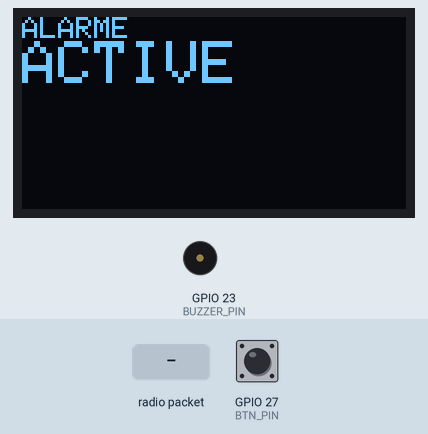
Simulated run of this program. Board: ESP32. Parts: 128×64 one-colour display, buzzer (waves = sounding, pin HIGH). Inputs (shaded band) come from the test bench; at power-on: GPIO 27 (BTN_PIN) HIGH.

Above: at 1.2 s.
1.3 s: GPIO 27 (BTN_PIN) pulled LOW for 0.15 s
At 2.6 s:
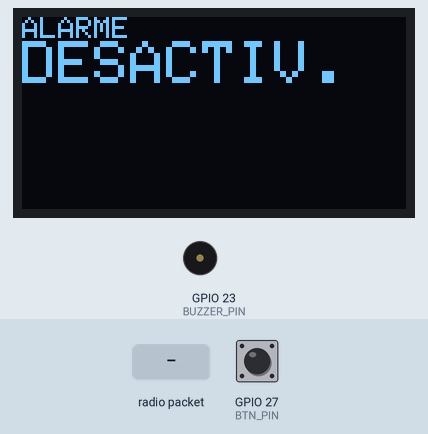
2.9 s: GPIO 27 (BTN_PIN) pulled LOW for 1 s
At 4.3 s:
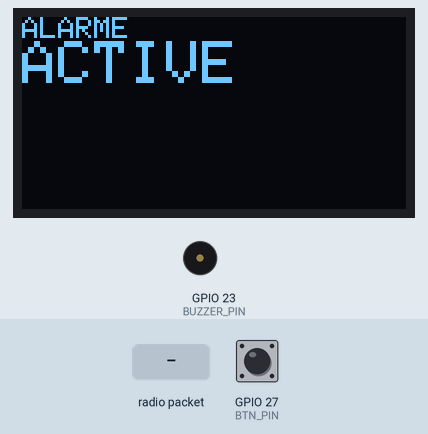
5.4 s: radio packet "1" arrives
At 6.6 s:
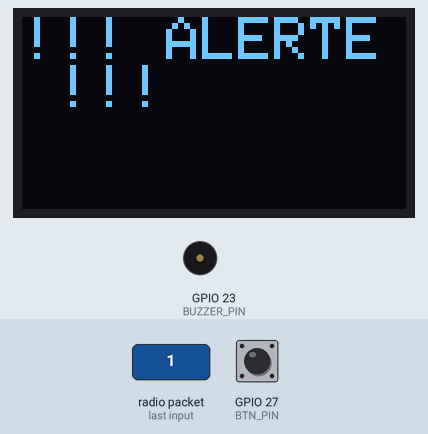
6.9 s: GPIO 27 (BTN_PIN) pulled LOW for 3.2 s
At 11.3 s:
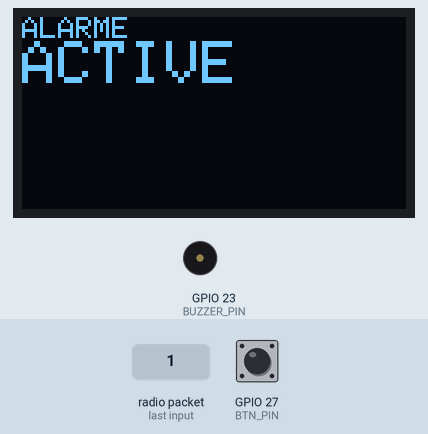
11.6 s: radio packet "0" arrives
At 12.6 s:
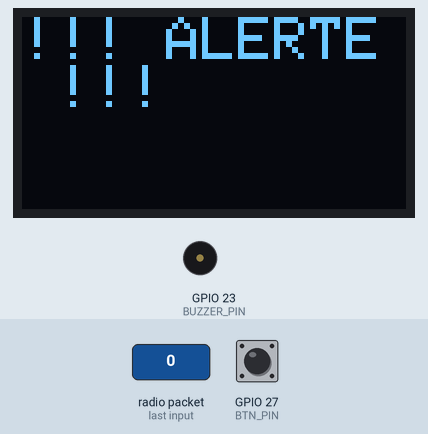
Timing chart, 0 to 14.1 s (numbered marks = the images above; inputs shaded):
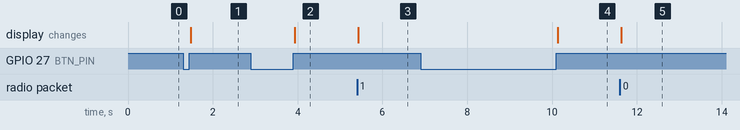

The program:

main.cpp
```cpp
#include <Arduino.h>
#include <esp_now.h>
#include <WiFi.h>
#include <Wire.h>
#include <Adafruit_GFX.h>
#include <Adafruit_SSD1306.h>

// --- CONFIGURATION PIN ---
const int BUZZER_PIN = 23;
const int BTN_PIN = 27;

Adafruit_SSD1306 display(128, 64, &Wire, -1);

RTC_DATA_ATTR bool alarmeActive = true;
bool alarmeEnCours = false;

// LOGIQUE ROBUSTE :
// Si etat = true (ALERTE) -> Mode OUTPUT + LOW (Active le buzzer)
// Si etat = false (REPOS) -> Mode INPUT (Désactive physiquement la broche)
void commandeBuzzer(bool etat) {
  if (etat) {
    pinMode(BUZZER_PIN, OUTPUT);
    digitalWrite(BUZZER_PIN, LOW);
  } else {
    pinMode(BUZZER_PIN, INPUT);
  }
}

void majEcran() {
  display.clearDisplay();
  display.setTextColor(WHITE);
  display.setCursor(0, 0);
  display.setTextSize(1);
  display.println("ALARME");
  display.setTextSize(2);
  display.println(alarmeActive ? "ACTIVE" : "DESACTIV.");
  display.display();
}

void miseEnSommeil() {
  commandeBuzzer(false); // Coupure physique
  display.clearDisplay();
  display.println("EXTINCTION...");
  display.display();
  delay(1000);
  display.ssd1306_command(SSD1306_DISPLAYOFF);

  while(digitalRead(BTN_PIN) == LOW);

  esp_sleep_enable_ext0_wakeup((gpio_num_t)BTN_PIN, 0);
  esp_deep_sleep_start();
}

void OnDataRecv(const uint8_t * mac, const uint8_t *incomingData, int len) {
  if (alarmeActive && !alarmeEnCours) {
    alarmeEnCours = true;
    commandeBuzzer(true); // Active le buzzer
    display.clearDisplay();
    display.setCursor(0, 0);
    display.println("!!! ALERTE !!!");
    display.display();
  }
}

void setup() {
  // Initialisation au repos
  pinMode(BUZZER_PIN, INPUT);
  pinMode(BTN_PIN, INPUT_PULLUP);

  Wire.begin(21, 22);
  display.begin(SSD1306_SWITCHCAPVCC, 0x3C);
  display.ssd1306_command(SSD1306_DISPLAYON);

  majEcran();

  WiFi.mode(WIFI_STA);
  esp_now_init();
  esp_now_register_recv_cb(OnDataRecv);
}

void loop() {
  if (digitalRead(BTN_PIN) == LOW) {
    unsigned long debutAppui = millis();
    while (digitalRead(BTN_PIN) == LOW) {
      if (millis() - debutAppui > 5000) miseEnSommeil();
      delay(10);
    }

    if (alarmeEnCours) {
      alarmeEnCours = false;
      commandeBuzzer(false); // Coupe le buzzer (passe en INPUT)
    } else {
      alarmeActive = !alarmeActive;
    }
    majEcran();
  }
}
```

Measured:
- after the input at 1.3 s, the display: changes after 0.18 s (image 1)
- after the input at 2.9 s, the display: changes after 1.0 s (image 2)
- after the input at 5.4 s, the display: changes at once (image 3)
- after the input at 6.9 s, the display: changes after 3.2 s (image 4)
- after the input at 11.6 s, the display: changes at once (image 5)
